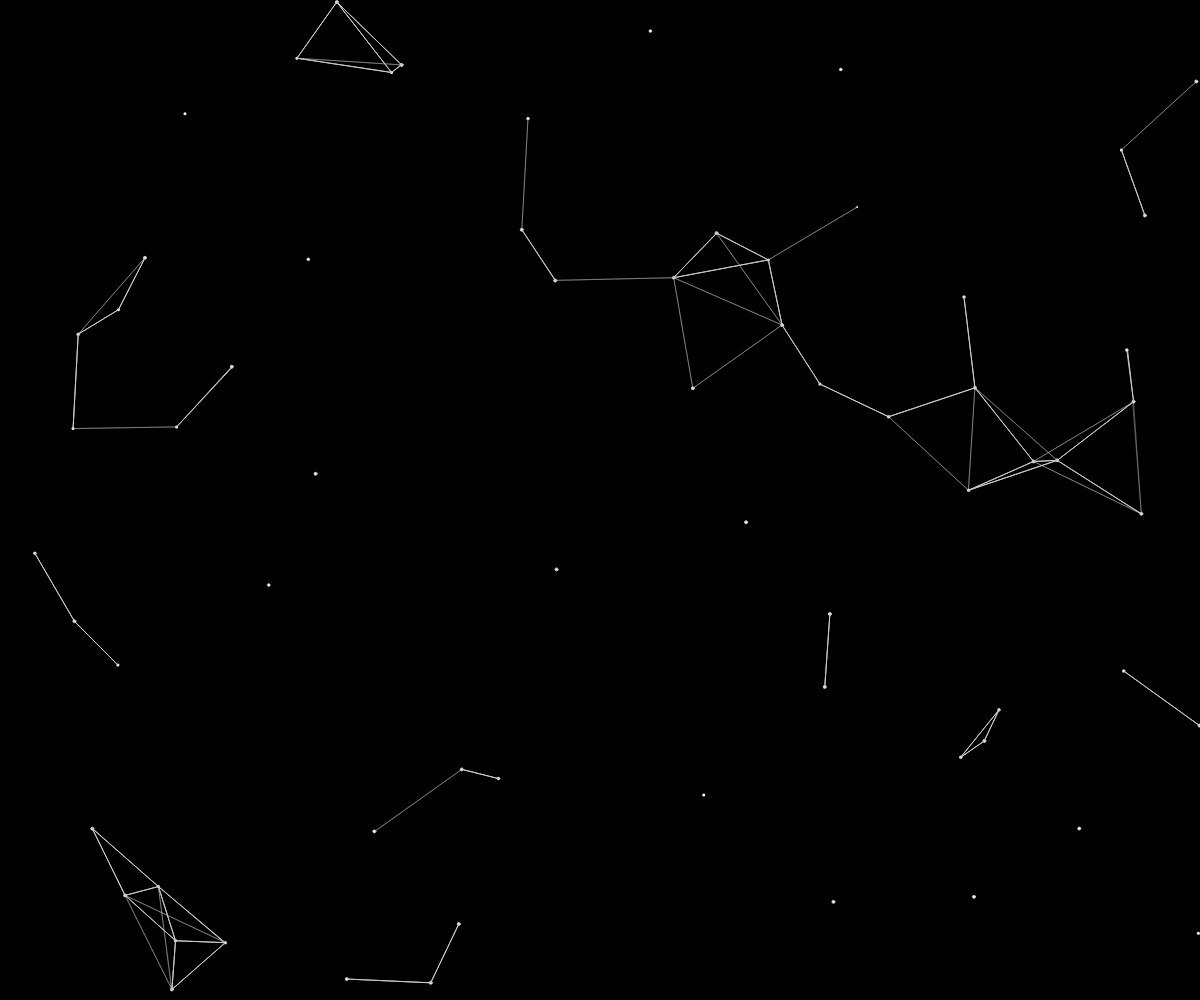
Frame 1 (no input)
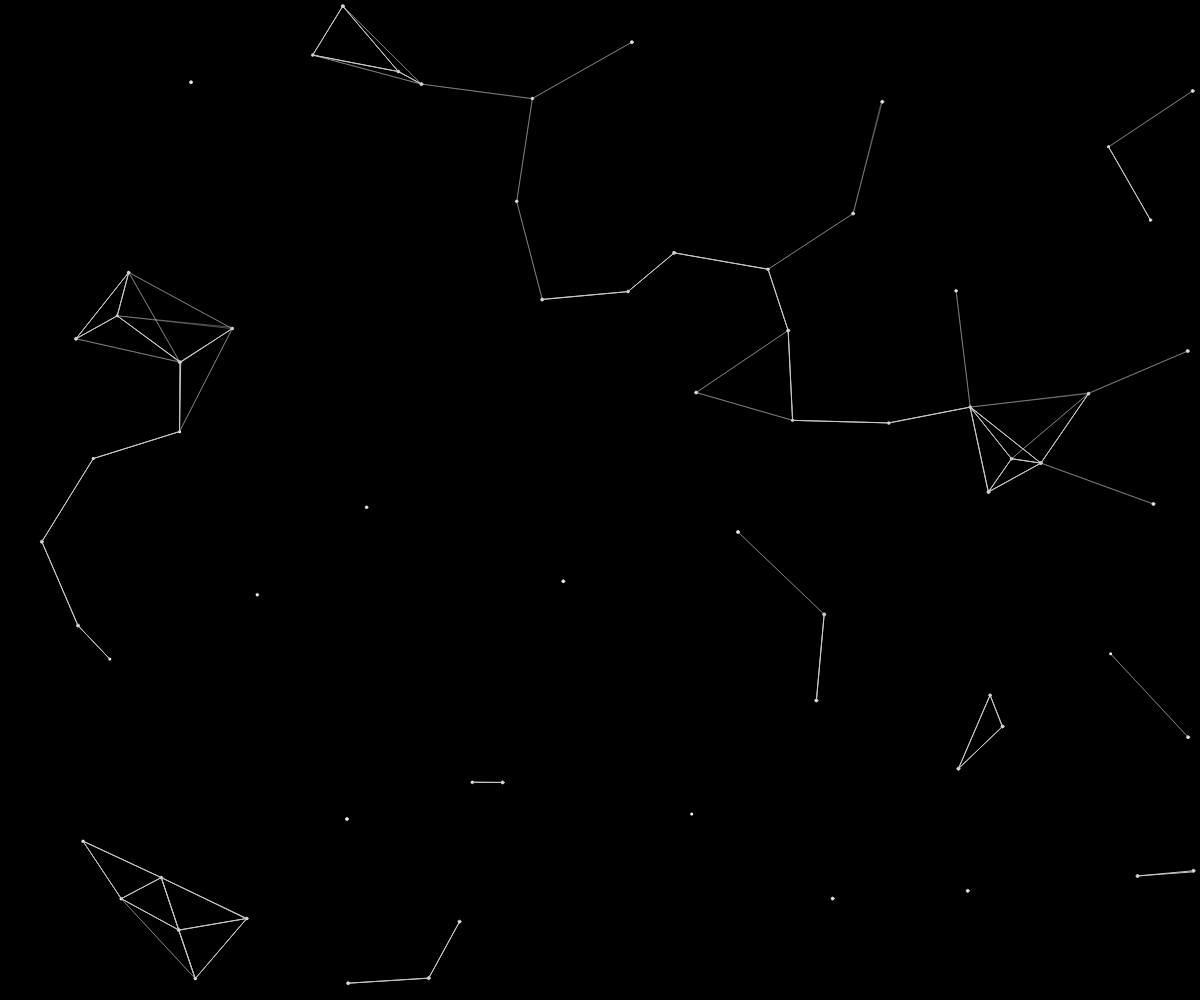
Frame 60 (no input)
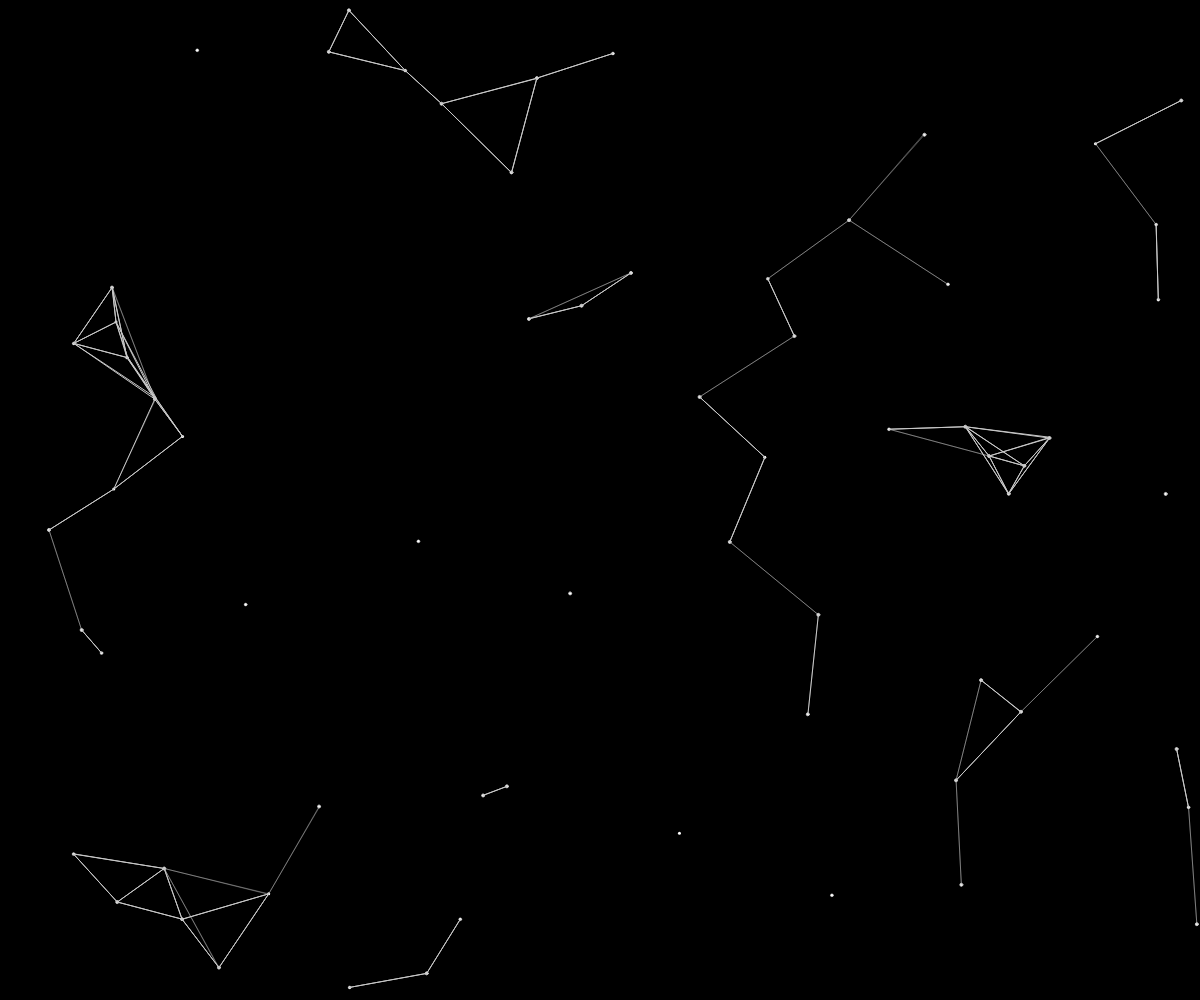
Frame 120 (the mouse pressed at the canvas centre since frame 60)

The p5.js sketch that drew these frames (run headless with seeded random() and noise() and a simulated clock; from frame 60 on, the mouse is pressed at the canvas centre):

// p5.js sketch
// ── sketch.js
let circleY = 0
let pixelCount
let pixels = []

var canvas

function setup() {
    canvas = createCanvas(windowWidth, windowHeight)
    canvas.position(0, 0)
    canvas.style('z-index', '-1')

    pixelCount = (windowWidth * windowHeight) / 18000
    console.log(pixelCount)
    // put setup code here
    frameRate(24)
    for (let i = 0; i < pixelCount; i++) {
        tmp = new Pixel()
        pixels.push(tmp)
    }
}

function draw() {
    background(0)

    for (let i = 0; i < pixelCount; i++) {
        pixels[i].move()
        pixels[i].display()
        for (let j = 0; j < pixelCount; j++) {
            if (j != i) {
                let distance = calcDistance(pixels[i], pixels[j])
                if (distance <= 100) {
                    stroke(200)
                    line(pixels[i].x, pixels[i].y, pixels[j].x, pixels[j].y)
                } else if (distance <= 120) {
                    stroke(200, 200, 200, 100)

                    line(pixels[i].x, pixels[i].y, pixels[j].x, pixels[j].y)
                }
            }
        }
    }
}

function calcDistance(pixel1, pixel2) {
    let disX = pixel1.x - pixel2.x
    let disY = pixel1.y - pixel2.y

    let dis = sqrt(disX * disX + disY * disY)
    return dis
}

class Pixel {
    constructor() {
        // lower speed means faster
        let speed = getRandomNumber(1, 10)
        this.x = random(windowWidth)
        this.y = random(windowHeight)
        this.speedY = random(-200, 200) / (100 * speed)
        this.speedX = random(-200, 200) / (100 * speed)
    }

    move() {
        this.x += this.speedX
        this.y += this.speedY
        if (this.x >= windowWidth || this.x <= 0) {
            this.speedX = this.speedX * -1
        }
        if (this.y >= windowHeight || this.y <= 0) {
            this.speedY = this.speedY * -1
        }
    }

    display() {
        circle(this.x, this.y, 3)
        noStroke()
    }
}

function getRandomNumber(min, max) {
    // Ensure min is less than or equal to max
    if (min > max) {
        ;[min, max] = [max, min] // Swap if min is larger
    }

    // Generate random decimal between 0 (inclusive) and 1 (exclusive)
    const randomDecimal = Math.random()

    // Calculate the difference between max and min
    const difference = max - min

    // Scale the random decimal by the range and add the minimum
    return randomDecimal * difference + min
}
